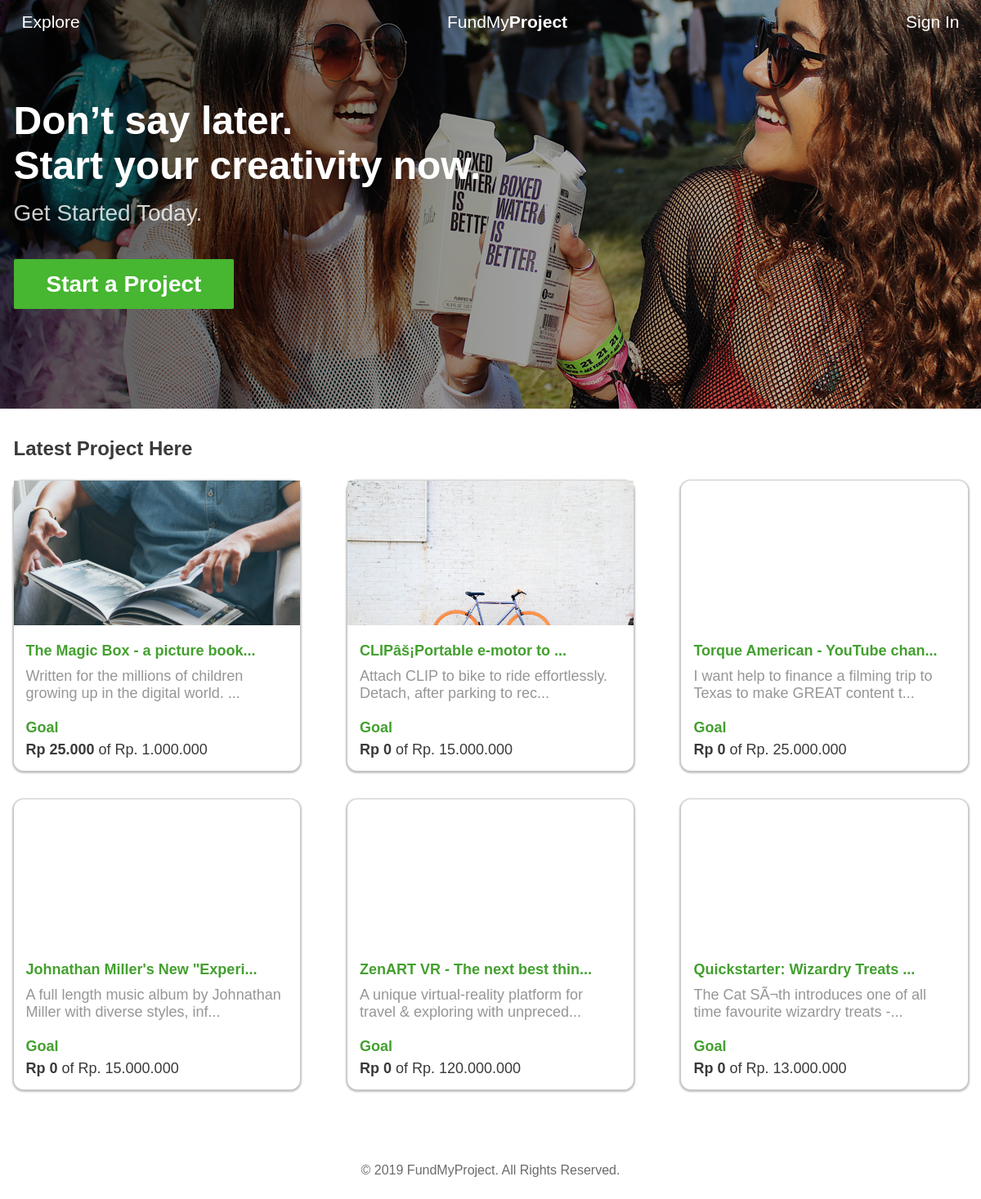
The page / on the database its author committed.
### tables this page shows
CREATE TABLE `projects` (
  `id` int(11) NOT NULL,
  `user_id` int(11) NOT NULL,
  `title` varchar(100) NOT NULL,
  `goal` int(10) NOT NULL,
  `deadline` int(10) NOT NULL,
  `description` text NOT NULL,
  `image` varchar(256) NOT NULL
);

### config/helper.php (called while the page is built, shortened)
<?php
function runQuery($query, $data = null) {
    global $connection;
    $stmt = $connection->prepare($query);
    $stmt->execute($data);
    return $stmt;
}

### views/pages/home.php (the view, shortened to what this page needs)
<?php
$data = runQuery(
    "SELECT projects.*, (SELECT SUM(donation) FROM backers WHERE project_id=projects.id) donation FROM projects"
, [])->fetchAll(PDO::FETCH_CLASS);
?>
<div id="hero-header">
    <div class="background-cover"></div>
    <div class="content">
        <div class="container">
            <h1 class="title">
                Don’t say later.<br>
                Start your creativity now.
            </h1>
            <div class="sub-title">
                Get Started Today.
            </div>
            <a href="<?= (!isset($_SESSION['user_id']))? '?page=sign-in' : '?page=start-project' ?>" class="button green big">
                Start a Project
            </a>
        </div>
    </div>
</div>
<div id="latest-project">
    <div class="container">
        <h2>Latest Project Here</h2>
        <div class="items">
            <?php foreach ($data as $d): ?>
            <a href="?page=project-detail&project_id=<?= $d->id; ?>" class="item">
                <div class="image">
                    <img src="uploads/<?= $d->image ?>" alt="">
                </div>
                <div class="content">
                    <div class="title">
                        <?= (strlen($d->title) > 30 ) ? substr($d->title, 0, 30). '...' : $d->title; ?>
                    </div>
                    <div class="description">
                        <?= (strlen($d->description) > 70 ) ? substr($d->description, 0, 70). '...' : $d->description; ?>
                    </div>
                    <div class="goal">
                        <div class="goal-title">Goal</div>
                        <div class="goal-description">
                            <b>Rp <?= number_format($d->donation, 0, ',', '.') ?></b> of Rp. <?= number_format($d->goal, 0, ',', '.') ?>
                        </div>
                    </div>
                </div>
            </a>
            <?php endforeach; ?>
        </div>
    </div>
</div>

### index.php (shortened to what this page needs)
<?php
include 'config/database.php';
include 'config/helper.php';
?>
<!DOCTYPE html>
<html>
<head>
    <link rel="stylesheet" href="style.css">
</head>
<body>
    <?php
    include 'views/components/navigation.php';
    ?>
    <div id="content">
        <?php
        $page = (isset($_GET['page'])) ? $_GET['page'] : null;
        if ($page != null ) {
            if (file_exists("views/pages/{$page}.php")) {
                include "views/pages/{$page}.php";
            } else {
                include "views/pages/page-not-found.php";
            }
        } else {
            include "views/pages/home.php";
        }
        ?>
    </div>
    <?php
    include 'views/components/footer.php';
    ?>
</body>
</html>

### views/components/navigation.php
<div id="navigation">
    <div class="container">
        <a class="item" href="index.php">Explore</a>
        <a class="logo item" href="index.php">
            FundMy<span>Project</span>
        </a>
        <div class="right-menu">
            <?php if(!isset($_SESSION['user_id'])): ?>
                <a href="?page=sign-in" class="item">Sign In</a>
            <?php else: ?>
                <a class="item"><?= $_SESSION['username']; ?></a>
                <a class="item" href="?page=logout">Logout</a>
            <?php endif; ?>
        </div>
    </div>
</div>

### views/components/footer.php
<div id="footer">
    <div class="copyright">&copy; 2019 FundMyProject. All Rights Reserved.</div>
</div>

### style.css (style rules this page uses)
* { margin: 0; padding: 0; box-sizing:border-box; }
body { font-family: helvetica; font-weight: 300; color: #3A3A3A; }
a { color: #74A3DA; text-decoration: none; }
.container { margin: 0 auto; display: block; max-width: 100%; }
@media only screen and (min-width: 1200px) { .container { width: 1167px; } }
#navigation { width: 100%; position: relative; }
#navigation .container { display: flex; align-items: center; }
#navigation .item { display: flex; align-items: center; justify-content: center; text-align: center; color: #3A3A3A; padding: 15px 10px; border-bottom: 1px solid transparent; text-decoration: none; cursor: pointer; font-size: 1.313em; transition: border 0.3s ease-out; }
#navigation .logo { position: absolute; left: 50%; margin-left: -63px; }
#navigation .logo span { font-weight: 700; }
#navigation .right-menu { margin-left: auto; display: flex; align-items: center; }
.button { text-decoration: none; font-weight: bold; color: #3A3A3A; padding: 10px 21px; border: none; border-radius: 2px; outline: none; text-align: center; font-size: 1em; position: relative; cursor: pointer; }
.button.green { color: #fff; background-color: #47B631; transition: background 0.2s ease-out; }
.button.big { font-size: 1.75em; padding: 15px 40px; }
#footer { text-align: center; padding-top: 55px; padding-bottom: 35px; }
#footer .copyright { color: rgb(107, 107, 107); }

### views/pages/home.php (style rules this page uses)
#navigation { position: absolute; z-index: 99; }
#navigation .item { color: #fff; }
#hero-header { height: 500px; background-image: url('assets/images/bg-workshop.png'); background-size: cover; }
#hero-header { position: relative; overflow: hidden; color: #fff; }
#hero-header .content { position: relative; z-index: 2; margin-top: 120px; }
#hero-header .content .title { font-size: 3em; }
#hero-header .content .sub-title { font-size: 1.75em; font-weight: 300; margin-top: 15px; opacity: 0.8; margin-bottom: 55px; }
.background-cover { position: absolute; background: rgb(0,0,0); background: linear-gradient(90deg, rgba(0,0,0,0.65) 0%, rgba(0,0,0,0.07) 100%, rgba(0,0,0,0.31) 100%); width: 100%; height: 100%; left: 0; top: 0; z-index: 1; }
#latest-project { margin-top: 35px; }
#latest-project .items { display: flex; align-items: flex-start; flex-direction: row; flex-wrap: wrap; justify-content: space-between; margin-top: 25px; }
#latest-project .items > .item { width: 30%; box-shadow: 0 1px 2px 2px #C4C4C4; font-size: 1.125em; border-radius: 12px; margin-bottom: 35px; text-decoration: none; color: #3A3A3A; cursor: pointer; }
#latest-project .items > .item .image { width: 100%; height: 177px; overflow: hidden; }
#latest-project .items > .item .image img { width: 100%; }
#latest-project .items > .item .content { padding: 15px; }
#latest-project .items > .item .title, .goal-title { font-weight: bold; color: #43A02F; line-height: 180%; }
#latest-project .items > .item .description { margin-top: 5px; color: #969696; }
#latest-project .items > .item .goal { margin-top: 15px; }

### rows shown on the page
projects: image (picture), title "The Magic Box - a picture book", description "Written for the millions of children growing up in the digital world.", donation "25.000", goal "1.000.000"
projects: image (picture), title "CLIPâš¡Portable e-motor to", description "Attach CLIP to bike to ride effortlessly. Detach, after parking to rec", donation "0", goal "15.000.000"
projects: title "Torque American - YouTube chan", description "I want help to finance a filming trip to Texas to make GREAT content t", donation "0", goal "25.000.000"
projects: title "Johnathan Miller's New \"Experi", description "A full length music album by Johnathan Miller with diverse styles, inf", donation "0", goal "15.000.000"
projects: title "ZenART VR - The next best thin", description "A unique virtual-reality platform for travel & exploring with unpreced", donation "0", goal "120.000.000"
projects: title "Quickstarter: Wizardry Treats", description "The Cat SÃ¬th introduces one of all time favourite wizardry treats -", donation "0", goal "13.000.000"
